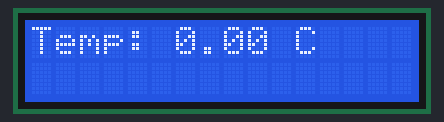
Recording of a sketch running on a simulated Arduino Mega 2560, built with avr-gcc and run on an emulated ATmega2560. Parts: 16×2 character LCD. What the sketch prints to the serial monitor is not drawn.

Above: at 0.1 s.
At 0.6 s:
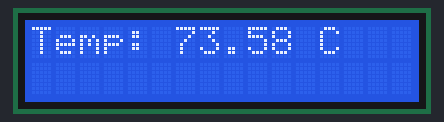

The sketch:

temperature-sensor.ino
```cpp
#include <LiquidCrystal.h>

LiquidCrystal lcd(2,3,4,42,40,38,36,34,32,30,28);
double T,T0,v,v0,p1,p2,p3,p4,q1,q2,q3;


void setup() {
  Serial.begin(9600);
  pinMode(A15,INPUT);

  T =0;
  /*T0 = 3.1018976E+02;
  v0 = 1.2631386E+01;
  p1 = 2.4061949E+01;
  p2 = 4.0158622E+00;
  p3 = 2.6853917E-01;
  p4 = -9.7188544E-03;
  q1 = 1.6995872E-01;
  q2 = 1.1413069E-02;
  q3 = -3.9275155E-04;
  v = 16397/1000;*/

  T0= -8.7935962E+00;
  v0= -3.4489914E-01;
  p1= 2.5678719E+01;
  p2= -4.9887904E-01;
  p3= -4.4705222E-01;
  p4= -4.4869203E-02;
  q1= 2.3893439E-04;
  q2= -2.0397750E-02;
  q3= -1.8424107E-03;
  v = 3041/1000;


  lcd.begin(16,2);
  //lcd.print("Gustavo Eraldo");
  //lcd.setCursor(0,1);
  //lcd.print("Temp: ");
  //lcd.print(v);
  //lcd.print("O FODA");
}

void loop() {
  //Serial.print("Entrada analogica: ");
  //Serial.println(analogRead(A15));

  if(T > -50){
    lcd.setCursor(0,1);
    lcd.clear();
    lcd.print("Temp: ");
    lcd.print(T);
    lcd.print(" C");
  }
  delay(500);
  T = (v-v0)*(p1 + (v-v0)*(p2+ (v-v0)*(p3+p4*(v-v0) )));
  T = T/(1+(v-v0)*(q1 + (v-v0)*(q2 +q3*(v-v0)) ) );
  T +=T0;
  //v += 0.01;
  Serial.print("Temperatura :");
  Serial.println(T);
}
```
